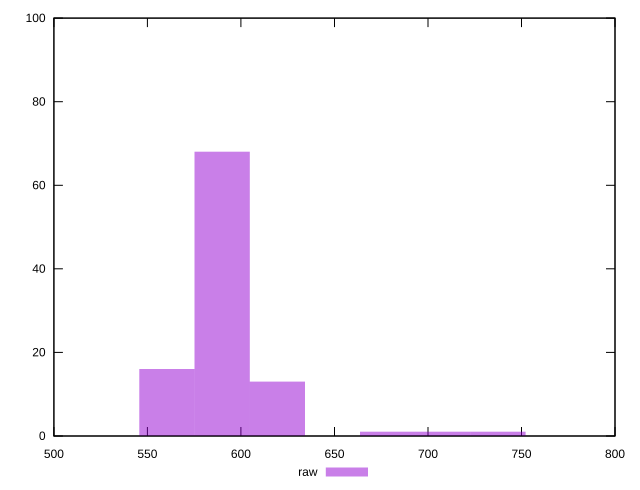

Write gnuplot code to recreate this figure.
reset
set terminal svg size 640, 490 enhanced background rgb 'white'
set output "reprap/bootup-time/samples/pages/raw/histogram.svg"

$raw <<EOF
737.4128151531293 1
678.419789940879 1
560.4337395163783 16
589.9302521225035 68
619.4267647286287 13
707.9163025470041 1
EOF

set key outside below
set boxwidth 29.496512606125172
set yrange [0:100]
set style fill transparent solid 0.5 noborder

plot \
  $raw title "raw" with boxes, \


reset
